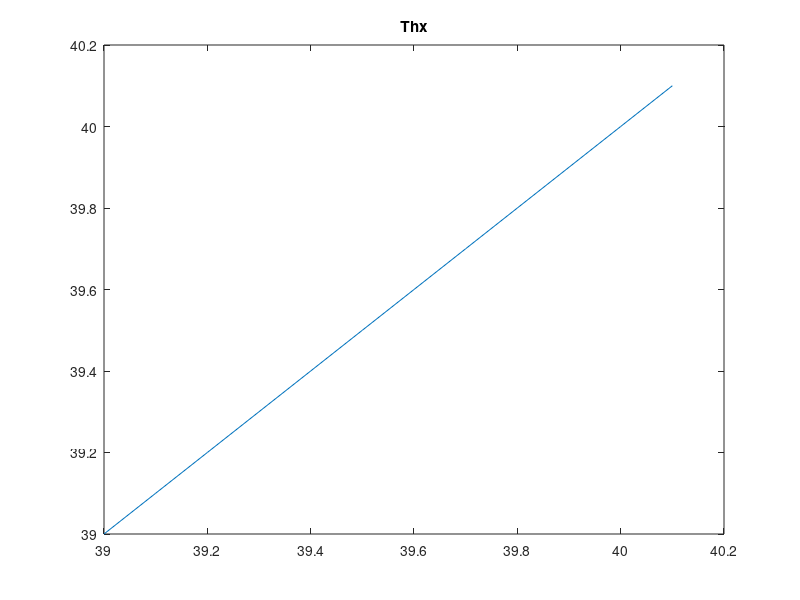
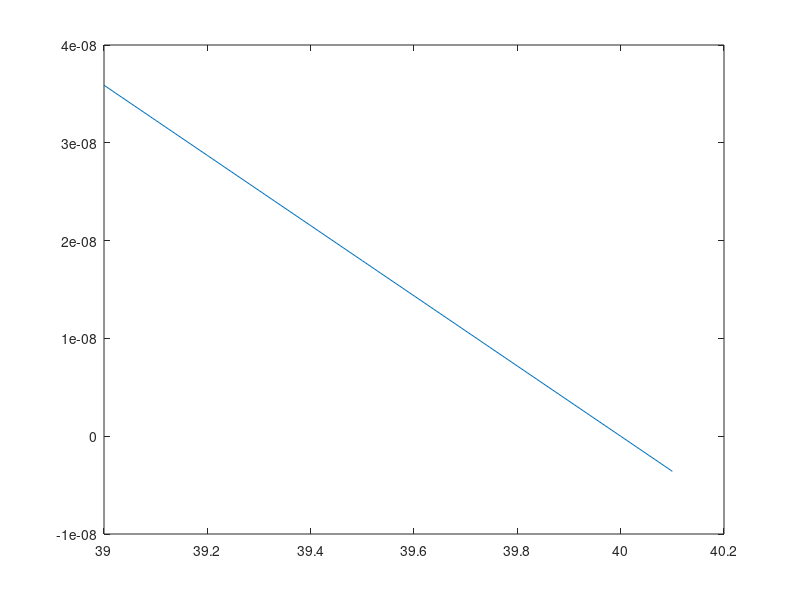
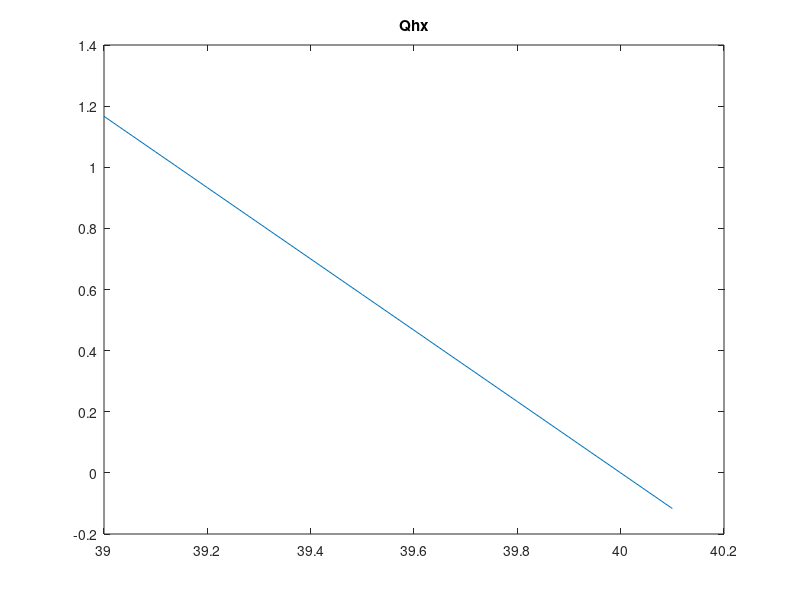

Source code (MATLAB) for these figures, in order:
% check parameter range for function calculate_power_for_heatex in the
% $Revision: 81 $
% $Author: goettsche $
% $Date: 2016-11-02 14:10:23 +0100 (Mi, 02 Nov 2016) $
% $HeadURL: https://svn.noc.fh-aachen.de/carnot/trunk/public/library_simulink/Basic/Thermal_Models/sfun_storage_heatexchanger/scripts/rangecheck_calculate_power_for_heatex.m $
% file storage_heatechanger.c

%     /* following equation is derived from
%      * mdot * cp * dThx = U * dA * (Tnode - Thx)
%      * replace (Tnode-Thx) by teta, than dThx is -dteta
%      * mdot * cp * dteta = - U * dA * teta
%      * dteta / teta = - U * dA / (mdot * cp)
%      * integrate from inlet position to outlet position
%      * ln(teta(out)/teta(in)) = - U * A / (mdot * cp)
%      * exponentiate and solve for teta(out)
%      * teta(out) = teta(in) * exp(-U*A/(mdot*cp))
%      * replace teta by (Tnode - Thx) and solve for
%      * Thx(out), the outlet temperature of the
%      * heat exchanger in one node
%      * Thx(out) = Tnode(out) +
%      * ((Thx(in) - Tnode(in)) * exp(-U*A/(mdot*cp))
%      * Tnode(in) and Tnode(out) are the same since nodes
%      * are fully mixed. Remember that in the following
%      * equation Tnode must refer to one node upwars in
%      * flowdirection.
%      */


mdot = 1/3600;      % massflow in kg/s
cphx = 4200;        % cp water
heatex = 20;        % heat exchange in W/K

thx = 40;                   % inlet temperature
t_store = (39+1e-10):0.1:40.2;   % storage node temperature

thxn = t_store + (thx-t_store)*exp(-heatex./(mdot*cphx))
plot(t_store, thxn)
title('Thx')

figure
plot(t_store, (thxn-t_store))

logthx = (thx-t_store)./(thxn-t_store);
logthx = log(abs(logthx));
qhx = heatex.*(thx-thxn)./logthx
figure
plot(t_store, qhx)
title('Qhx')